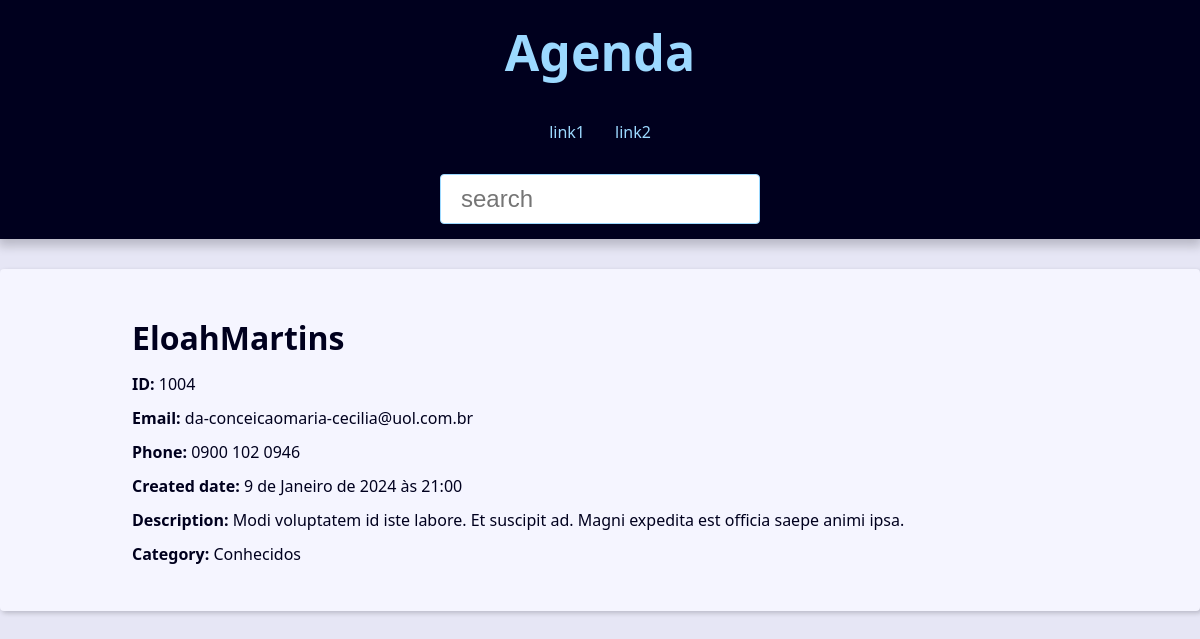
Page /contact/1004/ on the committed database.
### contact/models.py (models this page shows, shortened)
class Contact(models.Model):
    first_name = models.CharField(max_length=50)
    last_name = models.CharField(max_length=50, blank=True)
    phone = models.CharField(max_length=50)
    email = models.EmailField(max_length=254, blank=True)
    create_date = models.DateTimeField(default = timezone.now)
    description = models.TextField(blank=True)
    show = models.BooleanField(default=True)
    pictures = models.ImageField(blank= True, upload_to='pictures/%Y/%m/')
    category = models.ForeignKey(
        Category,
        on_delete=models.SET_NULL,
        blank=True, null= True
    )
    owner = models.ForeignKey(
        User,
        on_delete=models.SET_NULL,
        blank=True, null= True
    )
    variaveis = 34

class Category(models.Model):
    class Meta:
        verbose_name ='Category'
        verbose_name_plural ='Categories'
    name = models.CharField(max_length = 50)

### contact/views/contact_views.py (the view)
# urls.py: path('contact/<int:contact_id>/', views.contact, name = "contact"),
def contact(request, contact_id):
    single_contact = get_object_or_404(
        Contact,
        pk=contact_id,
        show= True)
    contact_name = f'{single_contact.first_name} {single_contact.last_name}'
    context = {
        'contact': single_contact,
        'site_title': f'{contact_name} - ',
    }
    return render(
        request,
        "contact/contact.html",
        context
    )

### contact/templates/contact/contact.html
{% extends "global/base.html" %}
{% block content %}
    <div class="single-contact">
        <h1 class ="single-contact-name">
            {{contact.first_name}}{{contact.last_name}}
        </h1>
        <p><b> ID:</b> {{contact.id}}</p>
        <p><b> Email:</b> {{contact.email}}</p>
        <p><b> Phone:</b> {{contact.phone}}</p>
        <p><b> Created date:</b> {{contact.create_date}}</p>
        <p><b> Description:</b> {{contact.description}}</p>
        <p><b> Category:</b> {{contact.category.name}}</p>
    </div>
{% endblock content %}

### base_static/global/css/style.css (style rules this page uses)
:root { --spacing: 1.5rem; --link-dark-color: rgb(0, 83, 134); --link-light-color: rgb(156, 217, 255); --clr-white: rgb(245, 245, 255); --clr-black: rgb(0, 0, 30); --clr-light-gray: rgb(230, 230, 245); --clr-dark-shadow-5: rgba(0, 0, 10, 5%); --clr-dark-shadow-10: rgba(0, 0, 10, 10%); --clr-dark-shadow-20: rgba(0, 0, 10, 20%); --clr-light-shadow-5: rgba(200, 200, 255, 5%); --clr-light-shadow-10: rgba(200, 200, 255, 10%); --clr-light-shadow-20: rgba(200, 200, 255, 20%); --main-page-width: 120rem; --table-min-width: 60rem; --biggest-font-size: 5rem; --bigger-font-size: 4rem; --big-font-size: 3.2rem; --medium-font-size: 2.4rem; --small-font-size: 1.6rem; --smaller-font-size: 1.4rem; --smallest-font-size: 1.2rem; --transition-fast: 300ms; --transition-medium: 600ms; --transition-slow: 1s; --default-border-radius: 4px; }
*, *::before, *::after { margin: 0; padding: 0; box-sizing: border-box; }
html { font-size: 62.5%; }
body { font-family: system-ui, -apple-system, BlinkMacSystemFont, 'Segoe UI', Roboto, Oxygen, Ubuntu, Cantarell, 'Open Sans', 'Helvetica Neue', sans-serif; line-height: 1.5; font-size: var(--small-font-size); color: var(--clr-black); -webkit-font-smoothing: antialiased; background: var(--clr-light-gray); }
@media (min-width: 600px) { .single-contact { max-width: 80%; margin: calc(var(--spacing) * 2) auto; } }
.single-contact h1 { margin: 1rem 0; }
.single-contact p { margin: 1rem 0; }

### rows in the picture
Contact: first_name "Eloah", last_name "Martins", id "1004", email "da-conceicaomaria-cecilia@uol.com.br", phone "0900 102 0946", create_date "9 de Janeiro de 2024 às 21:00", description "Modi voluptatem id iste labore. Et suscipit ad. Magni expedita est officia saepe animi ipsa.", category.name "Conhecidos"
